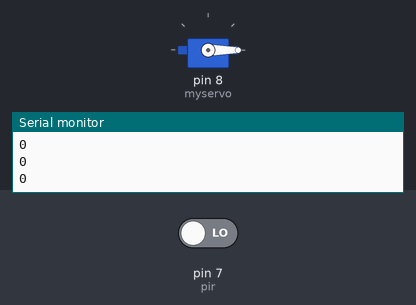
Bench run of a sketch on a simulated Arduino Uno, built with avr-gcc and run on an emulated ATmega328P. Shown: servo, the last lines printed to the serial monitor. Inputs (shaded band) come from the test bench; at power-on: pin 7 (pir) LOW.

Above: at 1.2 s.
1.3 s: pin 7 (pir) driven HIGH
At 2.3 s:
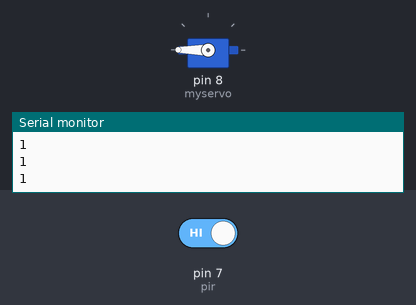
2.8 s: pin 7 (pir) driven LOW
At 3.6 s:
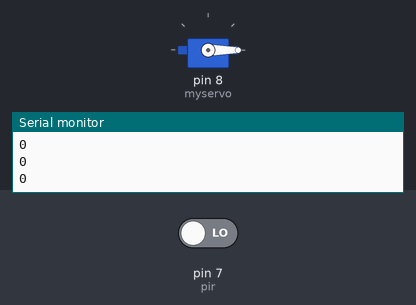
Timing chart, 0 to 5.8 s (numbered marks = the images above; inputs shaded):
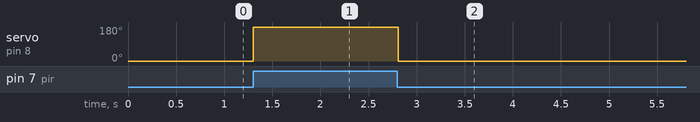

The sketch:

Pintu_otomatis.ino
```cpp
#include <Servo.h>
Servo myservo;

int pir=7;

void setup()
{
  pinMode(pir,INPUT);
  myservo.attach(8);
  Serial.begin(9600);

}

void loop()
{
  int val = digitalRead(pir);
  Serial.println(val);
  if(val==HIGH){

    myservo.write(180);
  }
  else{

    myservo.write(-200);
  }

  delay(10);

  }
```

Measured:
- after the input at 1.3 s, servo on pin 8 (myservo): 0° → 180° at once
- after the input at 2.8 s, servo on pin 8 (myservo): 180° → 0° at once
